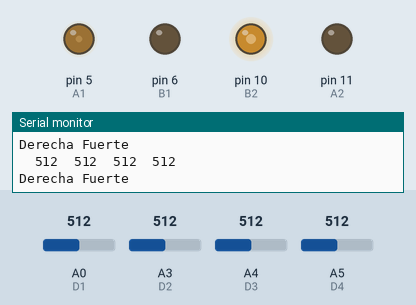
This sketch was run on a simulated Arduino Uno, built with avr-gcc and run on an emulated ATmega328P. On the bench: output pins drawn as LEDs (lit = HIGH), the last lines printed to the serial monitor. Inputs (shaded band) come from the test bench; at power-on: A0 (D1) = 512, A3 (D2) = 512, A4 (D3) = 512, A5 (D4) = 512.

Above: at 1.2 s.
1.3 s: A0 (D1) set to 790
4.3 s: A0 (D1) set to 818
At 5.1 s:
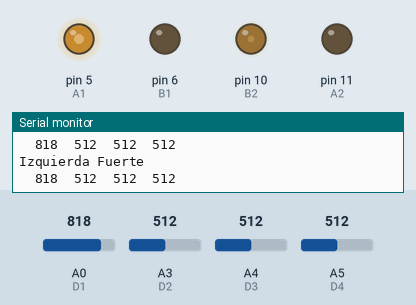
5.8 s: A3 (D2) set to 104
8.8 s: A3 (D2) set to 94
11.8 s: A4 (D3) set to 783
14.8 s: A4 (D3) set to 811
At 15.3 s:
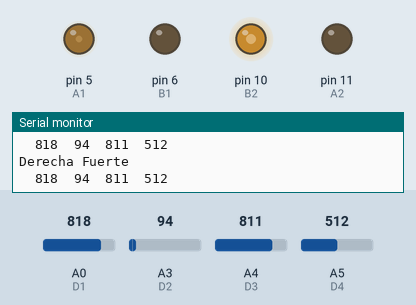
Timing chart, 0 to 17.3 s (numbered marks = the images above; inputs shaded):
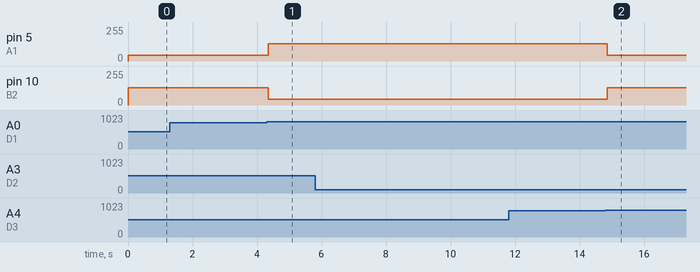

Measured:
- the behaviour switches between 800 and 801 on A0 (D1) (found by bisection; images 0 and 1)
- the behaviour switches between 799 and 800 on A4 (D3) (found by bisection; images 1 and 2)
- after the input at 4.3 s, pin 5 (A1): 43/255 → 130/255 after 0.06 s; pin 10 (B2): 130/255 → 43/255 after 0.06 s
- after the input at 14.8 s, pin 5 (A1): 130/255 → 43/255 after 0.05 s; pin 10 (B2): 43/255 → 130/255 after 0.05 s

The sketch:

SeguidorLinea.ino
```cpp
//Pines de sensores
#define D1 A0
#define D2 A3
#define D3 A4
#define D4 A5

//Definir puenteH
#define A1 5
#define A2 11
#define B1 6
#define B2 10

#define velocidad 130

#define lineaMax 1023
#define lineaMin 800

void setup() {
  Serial.begin(9600);
  //Definimos entradas analogicas
  pinMode(D1,INPUT);
  pinMode(D2,INPUT);
  pinMode(D3,INPUT);
  pinMode(D4,INPUT);
  //Defininmos salidas
  pinMode(A1,OUTPUT);
  pinMode(A2,OUTPUT);
  pinMode(B1,OUTPUT);
  pinMode(B2,OUTPUT);
}
//Funciones de funcinamiento del robot
void frente(){
    Serial.println("Frente");
  analogWrite(A1,velocidad);
  analogWrite(B1,0);
  analogWrite(A2,0);
  analogWrite(B2,velocidad);
  }

  void izquierdaF(){
    Serial.println("Izquierda Fuerte");
  analogWrite(A1,velocidad);
  analogWrite(B1,0);
  analogWrite(A2,0);
  analogWrite(B2,velocidad/3);
  }

  void izquierdaS(){
    Serial.println("Izquierda Suave");
  analogWrite(A1,velocidad);
  analogWrite(B1,0);
  analogWrite(A2,0);
  analogWrite(B2,velocidad/2);

  }

    void derechaF(){
    Serial.println("Derecha Fuerte");
  analogWrite(A1,velocidad/3);
  analogWrite(B1,0);
  analogWrite(A2,0);
  analogWrite(B2,velocidad);
  }

    void derechaS(){
    Serial.println("Derecha Suave");
  analogWrite(A2,0);
  analogWrite(B2,velocidad);
  analogWrite(A1,velocidad/2);
  analogWrite(B1,0);

  }

  int sensor(){
    int d1=analogRead(D1);  //Sensor derecha
    int d2=analogRead(D2);  //Sensor medio derecha
    int d3=analogRead(D3);  //Sensor medio izquierda
    int d4=analogRead(D4);  //Sensor izquierda
  Serial.print("\t");
  Serial.print(d1);
  Serial.print("\t");
  Serial.print(d2);
  Serial.print("\t");
  Serial.print(d3);
  Serial.print("\t");
  Serial.println(d4);

    if(d1>lineaMin && d2<lineaMin&& d3<lineaMin&& d4<lineaMin){
      return 1;
      }

if(d1<lineaMin && d2>lineaMin&& d3>lineaMin&& d4<lineaMin){
      return 2;
      }

      if(d4>lineaMin && d2<lineaMin&& d3<lineaMin&& d1<lineaMin){
      return 3;
      }


      if(d1<lineaMin && d2<lineaMin&& d3>lineaMin&& d4<lineaMin){
      return 4;
      }
      if(d1<lineaMin && d2>lineaMin&& d3<lineaMin&& d4<lineaMin){
      return 5;
      }
    }

void loop() {
//sensor();
//delay(100);

switch(sensor())
{
    case 1:
    izquierdaF();
    break;

    case 2:
    frente();
    break;

    case 3:
    derechaF();
    break;

    case 4:
    derechaS();
    break;

    case 5:
    izquierdaS();
    break;
  }


}
```
